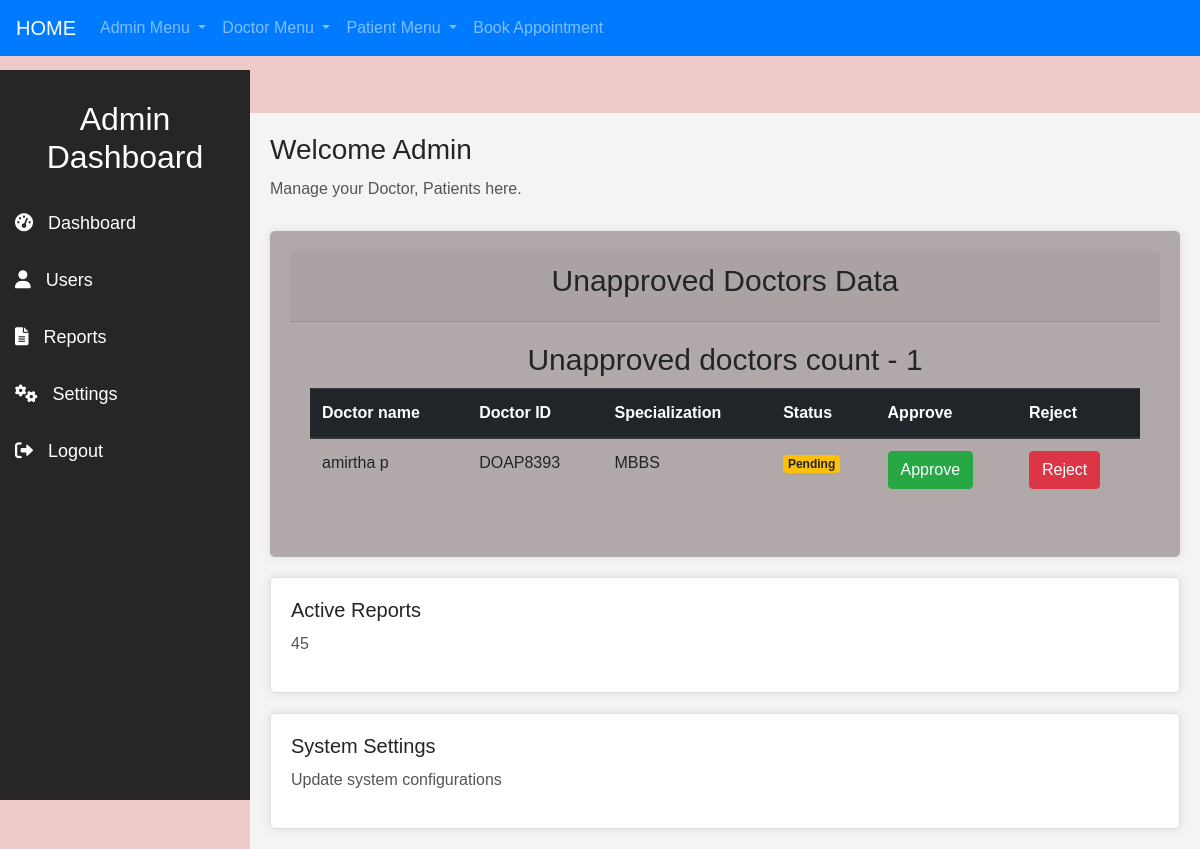
Before: /dashboard/ (signed in) with the older database file.
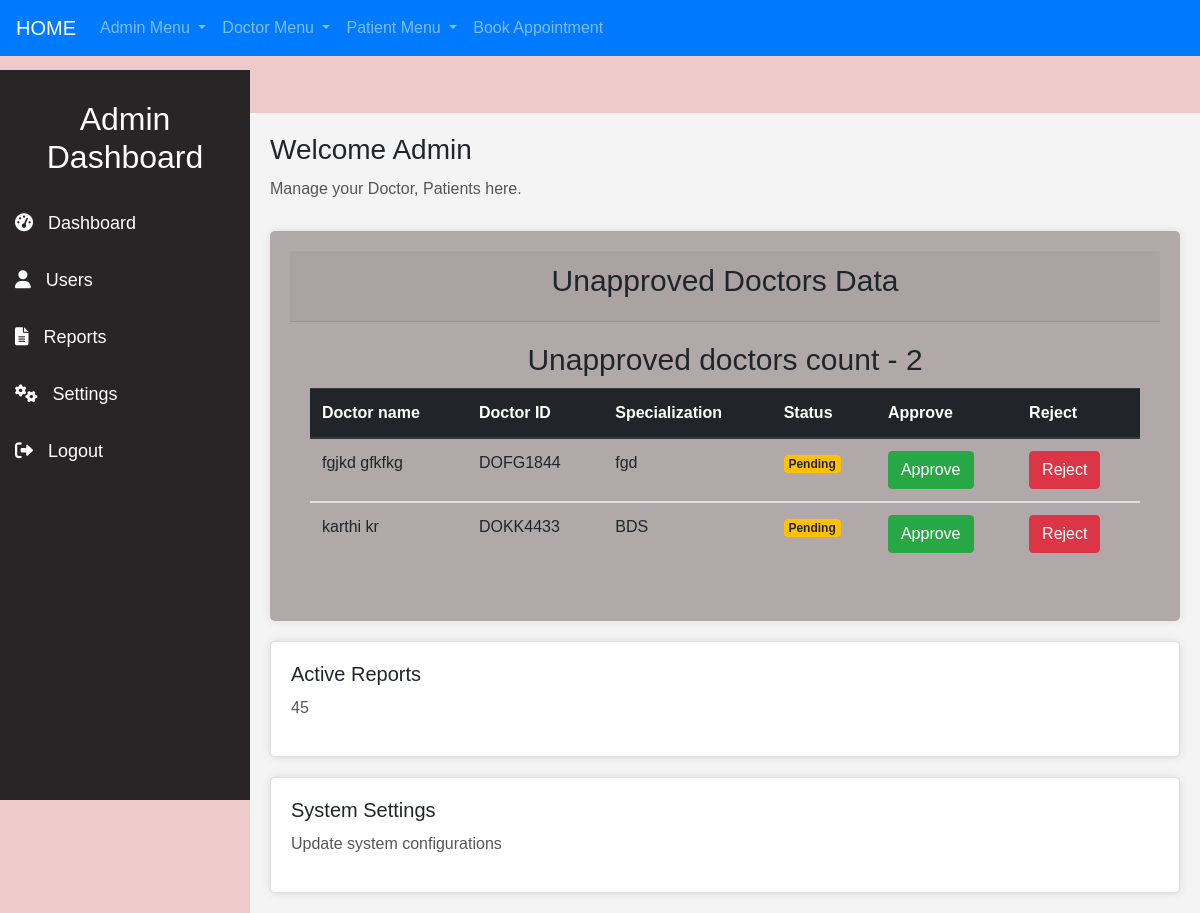
After: the same page with the newer database file.
### hospital/models.py (models this page shows, shortened)
class Doctor(models.Model):
    user = models.OneToOneField(User,on_delete=models.CASCADE)
    first_name = models.CharField(max_length=20)
    last_name = models.CharField(max_length=20)
    username = models.CharField(max_length=20)
    specialization = models.CharField(max_length=40)
    doctor_id = models.CharField(max_length=10,unique=True,blank=True)
    passwd = models.CharField(max_length=50)
    approval = models.BooleanField(default=False)

### hospital/views.py (the view)
# urls.py: path('dashboard/',views.dashboard,name="dashboard"),
@login_required
def dashboard(request):
    if request.user.is_superuser:
        unapproved_doctors = Doctor.objects.filter(approval=False).values()
        unapproved_doctors_count = len(unapproved_doctors)
        if unapproved_doctors_count == 0:
            return render(request,"dashboard.html")
        else:
            print(unapproved_doctors,"data")
            data = {'unapproved_doctors':unapproved_doctors,
                    'unapproved_doctors_count':unapproved_doctors_count}
            return render(request,"dashboard.html",context=data)
    else:
        messages.error(request, "You're not a admin user")
        return redirect('admin_login')

### hospital/templates/dashboard.html (shortened to what this page needs)
{% extends 'base.html' %}
{% load static %}
{% block content %}
<link rel="stylesheet" href="{% static 'css/dashboard.css' %}">
<div class="dashboard-messages">
</div>
<div class="dashboard-container">
    <nav class="sidebar">
        <div class="sidebar-header">
            <h2>Admin Dashboard</h2>
        </div>
        <ul class="sidebar-menu">
            <li><a href="#"><i class="fas fa-tachometer-alt"></i> Dashboard</a></li>
            <li><a href="#"><i class="fas fa-user"></i> Users</a></li>
            <li><a href="#"><i class="fas fa-file-alt"></i> Reports</a></li>
            <li><a href="#"><i class="fas fa-cogs"></i> Settings</a></li>
            <li><a href="#"><i class="fas fa-sign-out-alt"></i> Logout</a></li>
        </ul>
    </nav>
    <div class="main-content">
        <header>
            <h1>Welcome Admin </h1>
            <p>Manage your Doctor, Patients here.</p>
        </header>
        <section class="dashboard-section">
            <div class="card1">
                <div class="card-header">
                    <h1>Unapproved Doctors Data </h1>
                </div>
                <div class="card-body">
                    {% if unapproved_doctors %}
                    <h1>Unapproved doctors count - {{unapproved_doctors_count}}</h1>
                    <div class="table-responsive">
                        <table class="table table-hover">
                            <thead class="thead-dark">
                                <th>Doctor name</th>
                                <th>Doctor ID </th>
                                <th>Specialization</th>
                                <th>Status </th>
                                <th>Approve</th>
                                <th>Reject</th>
                            </thead>
                            <tbody>
                                {% for doctor in unapproved_doctors %}
                                <tr>
                                    <td>{{doctor.first_name}} {{doctor.last_name}}</td>
                                    <td>{{doctor.doctor_id}}</td>
                                    <td>{{doctor.specialization}}</td>
                                    <td>
                                        <span class="badge badge-warning">Pending</span>
                                    </td>
                                    <td><a href="{% url 'doctor_approve' doctor.doctor_id %}"
                                            class="btn btn-success">Approve</a>
                                    </td>
                                    <td><a href="{% url 'doctor_reject' doctor.doctor_id %}"
                                            class="btn btn-danger">Reject</a>
                                    </td>
                                </tr>
                            </tbody>
                            {% endfor %}
                        </table>
                    </div>
                    {%else%}
                    <div>
                        <h1>No doctors need to approval</h1>
                    </div>
                    {%endif%}
                </div>
            </div>
            <div class="card">
                <h3>Active Reports</h3>
                <p>45</p>
            </div>
            <div class="card">
                <h3>System Settings</h3>
                <p>Update system configurations</p>
            </div>
        </section>
    </div>
</div>
{% endblock %}

Changed rows visible on the page:
no longer on this page (row edited): Doctor: first_name "amirtha", last_name "p", doctor_id "DOAP8393", specialization "MBBS"
added Doctor: first_name "fgjkd", last_name "gfkfkg", doctor_id "DOFG1844", specialization "fgd"
added Doctor: first_name "karthi", last_name "kr", doctor_id "DOKK4433", specialization "BDS"
Other visible differences:
{{ unapproved_doctors_count }}: "1" → "2"
